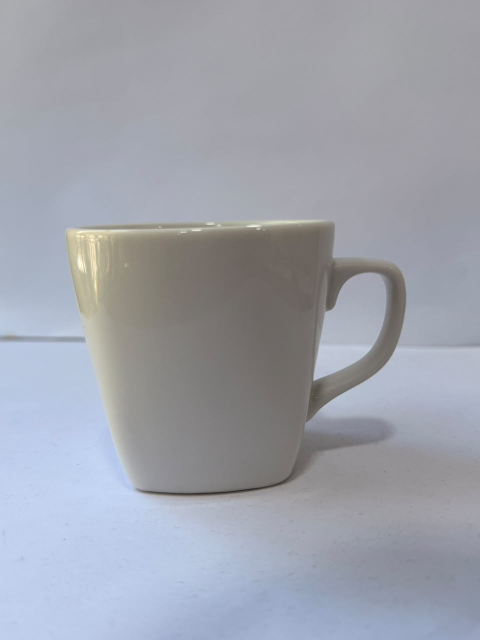
#> input picture tests/tracker/real-mug/photos/blank-side.jpg, 960 x 1280 px (shown at 1/2 size); its folder holds only this picture in this run
$ python make-frames.py
#> lines starting #> are read from the running program, lines starting #| are printed output that depends on the picture
#!/usr/bin/env python3
"""
Builds detector test frames from photos of the REAL KitKat mug (tests/tracker/real-mug/photos).

Each photo is pasted on a 640x360 "camera frame" so that the mug takes a given share of the frame
height (how far the player stands), then shrunk to the detector's sizes with an area average, the way
the browser shrinks the camera picture. frames.json records where the logo is in each frame; photos
without a logo (blank side, top view) are negatives: nothing may be found in them.

Usage: python3 tests/tracker/real-mug/make-frames.py     (needs Pillow and numpy)
Stills on a plain background only: no hand, no person, no red stall. Kiosk recordings cover those.
"""
import json, os
from PIL import Image
import numpy as np

HERE = os.path.dirname(os.path.abspath(__file__))
MUG_SHARE_OF_PHOTO = 0.42          # the mug is about 42% of the photo height in these shots
SHARES = (0.35, 0.25, 0.18, 0.13)  # mug height as a share of the camera frame height
SIZES = ((160, 90), (320, 180))
out = {}
for name in sorted(os.listdir(os.path.join(HERE, 'photos'))):
    im = Image.open(os.path.join(HERE, 'photos', name)).convert('RGB'); W, H = im.size
#> further down, im is the input picture: PIL image 960x1280 RGB; mean R, G, B 158.9, 162.3, 172
#> after `W, H = im.size`: W = 960; H = 1280
    a = np.asarray(im).astype(int); r, g, b = a[..., 0], a[..., 1], a[..., 2]; mx = np.maximum(g, b)
#> after `r, g, b = (a[..., 0], a[..., 1], a[..., 2])`:
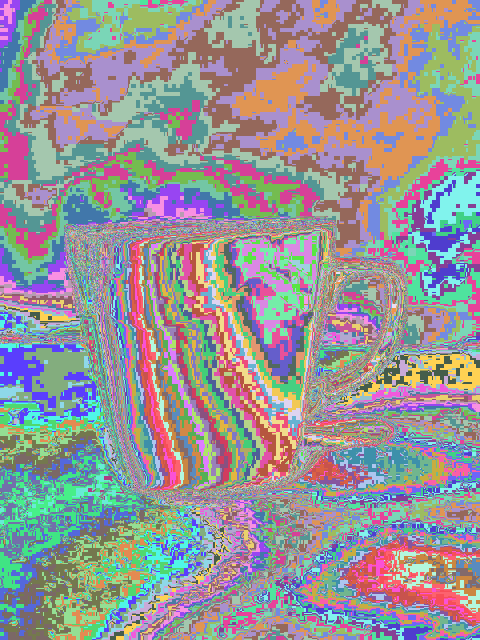
#> r: shape (1280, 960) int64 (shown at 1/2 size); 222 distinct labels, from 33 to 255; one colour per label, 0 black
#> after `r, g, b = (a[..., 0], a[..., 1], a[..., 2])`:
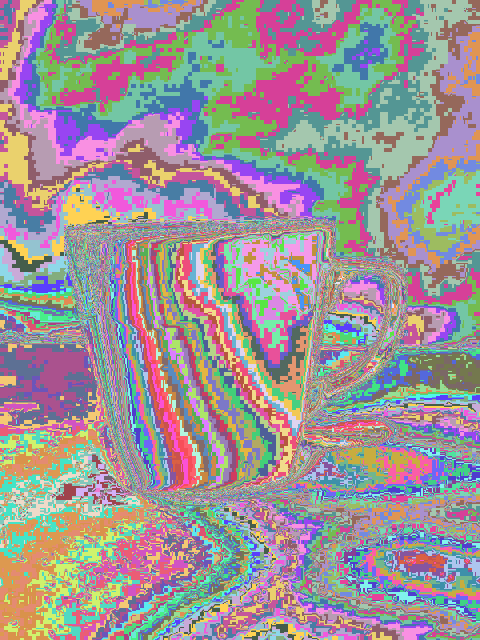
#> g: shape (1280, 960) int64 (shown at 1/2 size); 225 distinct labels, from 29 to 255; one colour per label, 0 black
#> after `r, g, b = (a[..., 0], a[..., 1], a[..., 2])`:
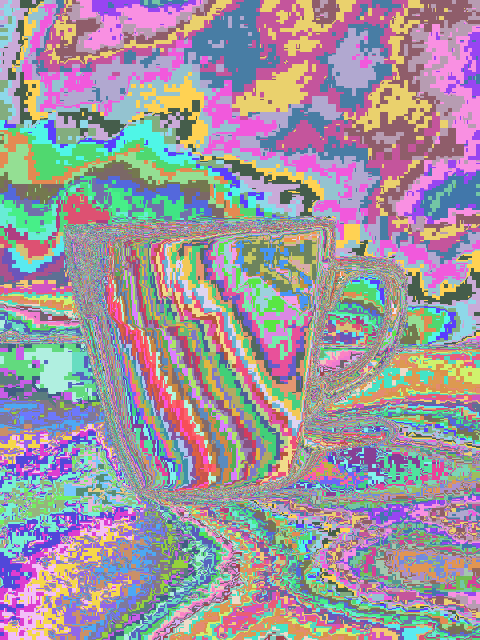
#> b: shape (1280, 960) int64 (shown at 1/2 size); 218 distinct labels, from 26 to 246; one colour per label, 0 black
#> after `mx = np.maximum(g, b)`:
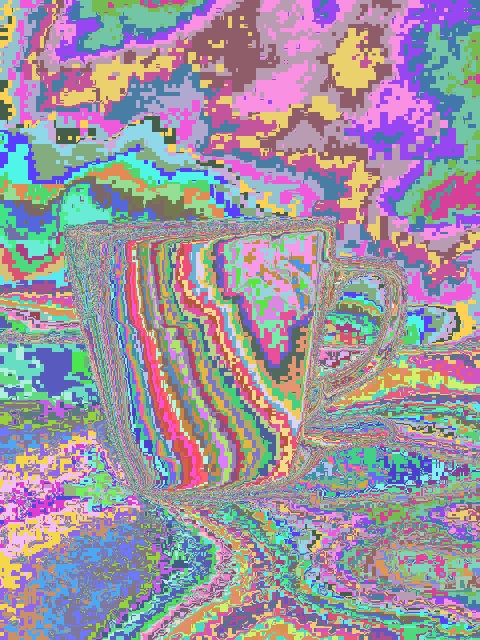
#> mx: shape (1280, 960) int64 (shown at 1/2 size); 225 distinct labels, from 29 to 255; one colour per label, 0 black
    ys, xs = np.nonzero((r > 90) & (r - mx > 40) & (r > 1.8 * mx))
#> ys = empty array; xs = empty array
    has_logo = len(xs) > 500
#> has_logo = False
    if has_logo: x0, x1, y0, y1 = [float(np.percentile(v, q)) for v, q in ((xs, 0.5), (xs, 99.5), (ys, 0.5), (ys, 99.5))]
    for share in SHARES:
        s = share * 360 / (H * MUG_SHARE_OF_PHOTO)
        small = im.resize((max(1, round(W * s)), max(1, round(H * s))), Image.LANCZOS)
        frame = Image.new('RGB', (640, 360), (70, 60, 60))
        ox, oy = 320 - small.width // 2, 180 - small.height // 2
        frame.paste(small, (ox, oy))
        for dw, dh in SIZES:
            f = '%s_%02d_%d.png' % (name[:-4], round(share * 100), dw)
            frame.resize((dw, dh), Image.BOX).convert('RGBA').save(os.path.join(HERE, 'frames', f), optimize=True)
            out[f] = {'photo': name, 'share': share, 'width': dw, 'height': dh,
                      'logo': [round((ox + x0 * s) / 640, 4), round((oy + y0 * s) / 360, 4), round((ox + x1 * s) / 640, 4), round((oy + y1 * s) / 360, 4)] if has_logo else None}
#> this loop made 4 passes
#> pass 1, `frame.resize((dw, dh), Image.BOX).convert('RGBA').save(os.path.join(HE..`:
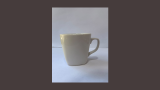
#> saved as blank-side_35_160.png: PIL image 160x90 RGBA; mean R, G, B, A 96.1, 90, 92.9, 255
#> pass 1, `frame.resize((dw, dh), Image.BOX).convert('RGBA').save(os.path.join(HE..`:
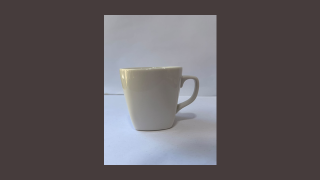
#> saved as blank-side_35_320.png: PIL image 320x180 RGBA; mean R, G, B, A 96.1, 90.1, 92.9, 255
#> after the loop:
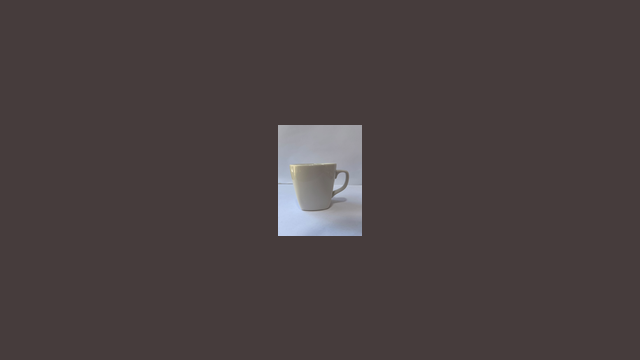
#> frame: PIL image 640x360 RGB; mean R, G, B 73.6, 64.1, 64.5
#> after the loop, out = 8 items
json.dump(out, open(os.path.join(HERE, 'frames.json'), 'w'), indent=1)
print(len(out), 'frames')
#| 8 frames

$ run again, on tests/tracker/real-mug/photos/top-view.jpg
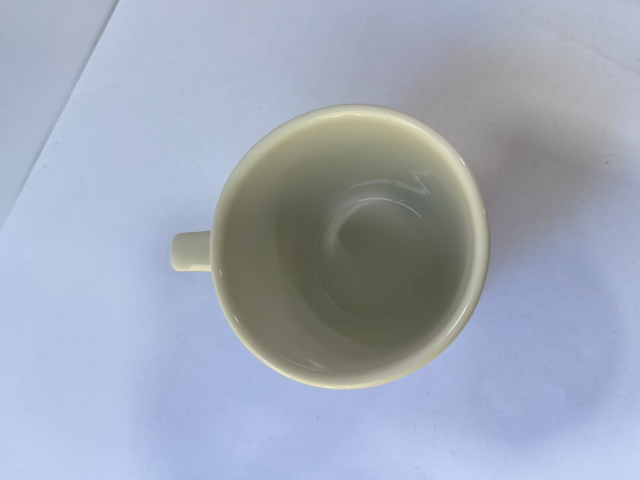
#> input picture tests/tracker/real-mug/photos/top-view.jpg, 1280 x 960 px (shown at 1/2 size)
#> im is the input picture: PIL image 1280x960 RGB; mean R, G, B 160.3, 168.9, 185
#> `mx = np.maximum(g, b)`:
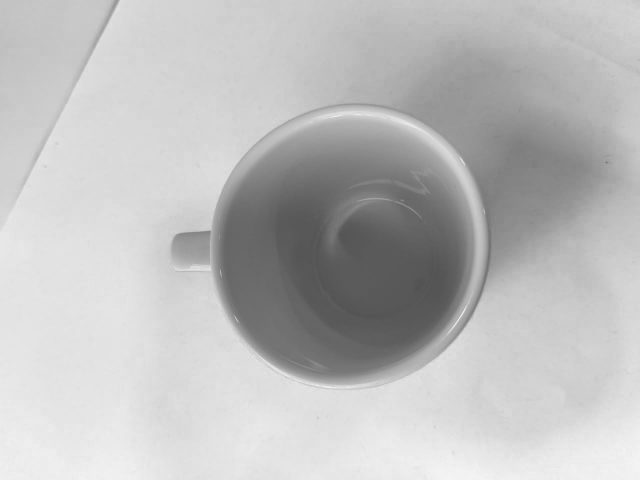
#> mx: shape (960, 1280) int64 (shown at 1/2 size); min 81, max 255, mean 188.5
#> ys = empty array
#> has_logo = False
#> after the loop `for share in SHARES:`:
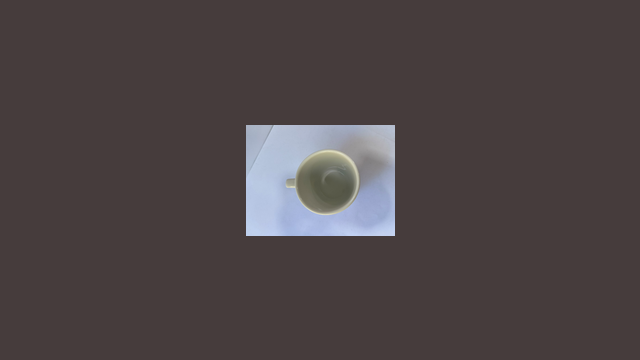
#> frame: PIL image 640x360 RGB; mean R, G, B 76.5, 67.8, 69
#> after the loop `for share in SHARES:`: out = 8 items
#| 8 frames
